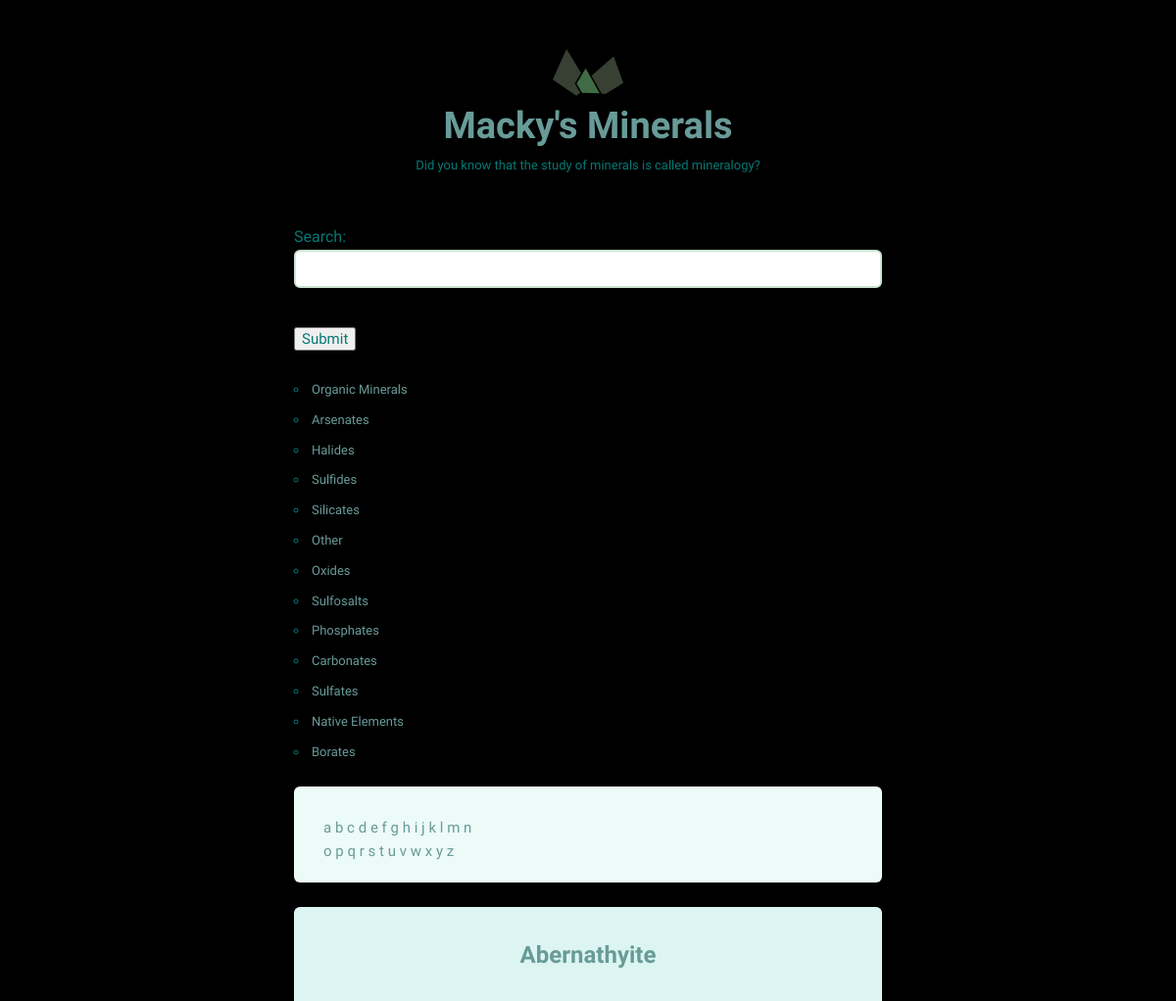
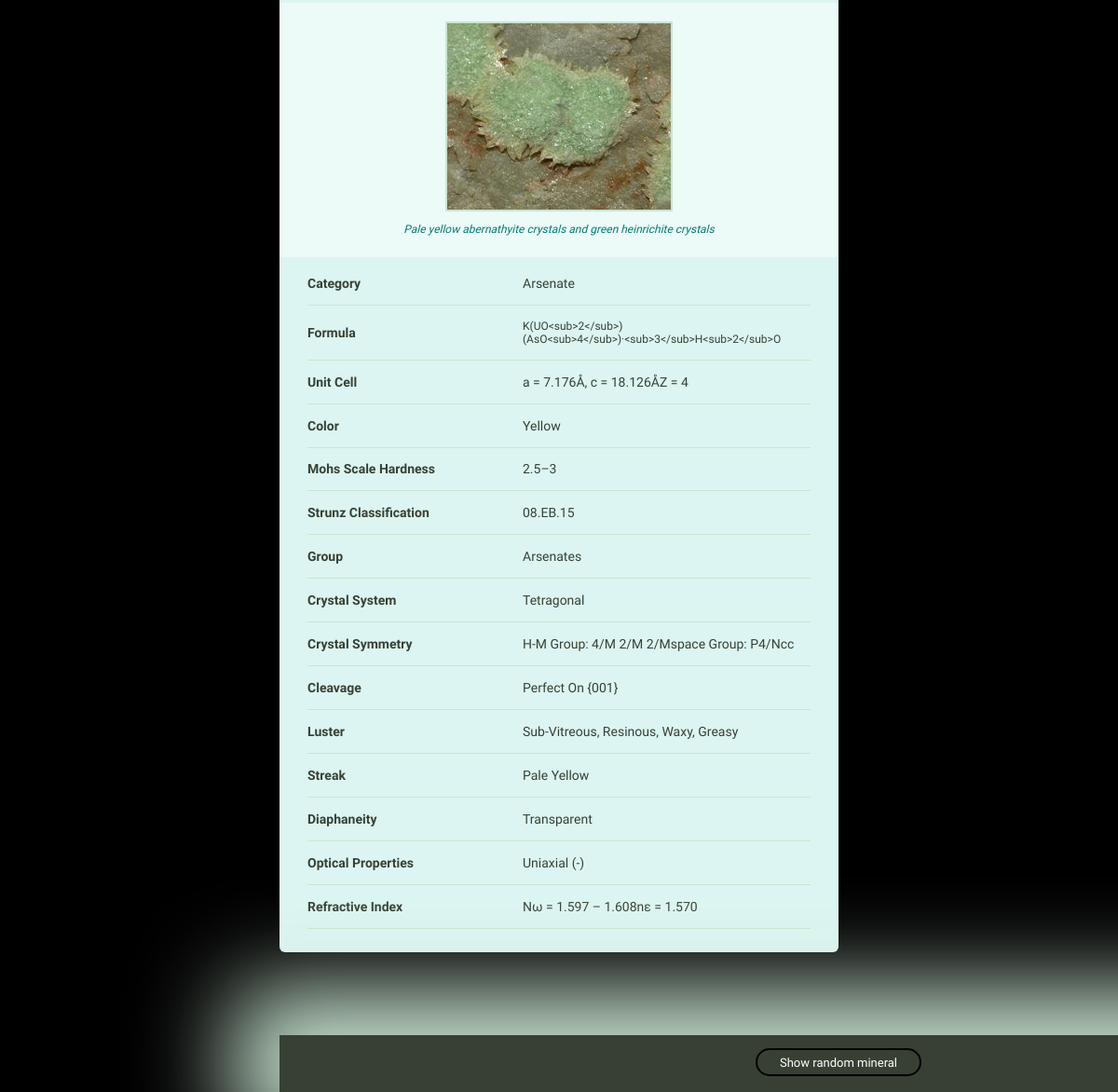
The page /detail/2/ on the database its author committed (2 pictures, top to bottom).
### minerals/models.py (models this page shows, shortened)
class Mineral(models.Model):
    name = models.CharField(max_length=500)
    image_filename = models.CharField(max_length=500)
    image_caption = models.CharField(max_length=500)
    category = models.CharField(max_length=500)
    formula = models.CharField(max_length=500)
    strunz_classification = models.CharField(max_length=500)
    color = models.CharField(max_length=500)
    crystal_system = models.CharField(max_length=500)
    unit_cell = models.CharField(max_length=500)
    crystal_symmetry = models.CharField(max_length=500)
    cleavage = models.CharField(max_length=500)
    mohs_scale_hardness = models.CharField(max_length=500)
    luster = models.CharField(max_length=500)
    streak = models.CharField(max_length=500)
    diaphaneity = models.CharField(max_length=255)
    optical_properties = models.CharField(max_length=500)
    refractive_index = models.CharField(max_length=500)
    crystal_habit = models.CharField(max_length=500)
    specific_gravity = models.CharField(max_length=500)
    group = models.CharField(max_length=500)

### minerals/views.py (the view)
# urls.py: path('detail/<int:pk>/', views.mineral_detail, name='mineral_detail'),
def mineral_detail(request, pk):
    mineral = Mineral.objects.filter(pk=pk)
    if mineral.exists():
        return render(request, 'minerals/detail.html', {'mineral': mineral})
    else:
        raise Http404

### minerals/forms.py
class SearchForm(forms.Form):
    q = forms.CharField(label='Search')

### minerals/context_processors.py (called while the page is built)
def alphabet_grid(request):
    alphabet = [letter for letter in 'abcdefghijklmnopqrstuvwxyz']
    return {'alphabet': alphabet}

def search(request):
    form = forms.SearchForm()
    return {'form': form}

def group(request):
    groups = Mineral.objects.order_by().values('group').distinct()
    group_list = []
    for x in groups:
        group_list.append(x)
    return {'group_list': group_list}

### minerals/templates/minerals/detail.html (shortened to what this page needs)
{% extends "minerals/layout.html" %}
{% load static from staticfiles %}
{% block content %}
{% for min in mineral %}
<div class="grid-100 mineral__container">
  <h1 class="mineral__name">{{ min.name }}</h1>
  <div class="mineral__image-bg">
    <img class="mineral__image" src="{% static '/minerals/images/'%}{{ min.name }}.jpg">
    <p class="mineral__caption">{{ min.image_caption }}</p>
  </div>
<div>
  <div class="mineral__table-container">
    <table class="mineral__table">
      <tr>
        {% if min.category %}
        <td class="mineral__category">Category</td>
        <td>{{ min.category|title }}</td>
        {% endif %}
      </tr>
      <tr>
        {% if min.formula %}
        <td class="mineral__category">Formula</td>
        <td class="mineral__formula">{{ min.formula }}</td>
        {% endif %}
      </tr>
      <tr>
        {% if min.unit_cell %}
        <td class="mineral__category">Unit Cell</td>
        <td>{{ min.unit_cell }}</td>
        {% endif %}
      </tr>
      <tr>
        {% if min.color %}
        <td class="mineral__category">Color</td>
        <td>{{ min.color }}</td>
        {% endif %}
      </tr>
      <tr>
          {% if min.mohs_scale_hardness %}
        <td class="mineral__category">Mohs Scale Hardness</td>
        <td>{{ min.mohs_scale_hardness }}</td>
          {% endif %}
      </tr>
      <tr>
          {% if min.strunz_classification %}
        <td class="mineral__category">Strunz Classification</td>
        <td>{{ min.strunz_classification }}</td>
          {% endif %}
      </tr>
      <tr>
        {% if min.group %}
        <td class="mineral__category">Group</td>
        <td>{{ min.group }}</td>
        {% endif %}
      </tr>
      <tr>
        {% if min.crystal_system %}
        <td class="mineral__category">Crystal System</td>
        <td>{{ min.crystal_system|title }}</td>
        {% endif %}
      </tr>
      <tr>
        {% if min.crystal_symmetry %}
        <td class="mineral__category">Crystal Symmetry</td>
        <td>{{ min.crystal_symmetry|title }}</td>
        {% endif %}
      </tr>
      <tr>
        {% if min.cleavage %}
        <td class="mineral__category">Cleavage</td>
        <td>{{ min.cleavage|title }}</td>
        {% endif %}
      </tr>
      <tr>
        {% if min.luster %}
        <td class="mineral__category">Luster</td>
        <td>{{ min.luster|title }}</td>
        {% endif %}
      </tr>
      <tr>
        {% if min.streak %}
        <td class="mineral__category">Streak</td>
        <td>{{ min.streak|title }}</td>
        {% endif %}
      </tr>
      <tr>
        {% if min.diaphaneity %}
        <td class="mineral__category">Diaphaneity</td>
        <td>{{ min.diaphaneity|title }}</td>
        {% endif %}
      </tr>
      <tr>
        {% if min.optical_properties %}
        <td class="mineral__category">Optical Properties</td>
        <td>{{ min.optical_properties|title }}</td>
        {% endif %}
      </tr>
     <tr>
        {% if min.refractive_index %}
        <td class="mineral__category">Refractive Index</td>
        <td>{{ min.refractive_index|title }}</td>
        {% endif %}
      </tr>
    </table>
  </div>
</div>
</div>
{% endfor %}
{% endblock %}

### minerals/static/minerals/css/global.css (style rules this page uses)
html { font-family: sans-serif; -ms-text-size-adjust: 100%; -webkit-text-size-adjust: 100%; }
body { margin: 0; }
h1 { font-size: 2em; margin: 0.67em 0; }
img { border: 0; }
input { color: inherit; font: inherit; margin: 0; }
input { line-height: normal; }
table { border-collapse: collapse; border-spacing: 0; }
td, th { padding: 0; }
html { font-size: 62.5%; }
body { background-color: #000000; font-size: 1.5em; line-height: 1.6; font-weight: 400; font-family: "Cousine"; color: #067873; }
.grid, .grid-5, .grid-10, .grid-15, .grid-20, .grid-25, .grid-30, .grid-33, .grid-35, .grid-40, .grid-45, .grid-50, .grid-55, .grid-60, .grid-65, .grid-66, .grid-70, .grid-75, .grid-80, .grid-90, .grid-95, .grid-100 { float: left; box-sizing: border-box; position: relative; }
.grid-100 { width: 100%; }
h1, h2, h3, h4, h5, h6 { margin-top: 0; margin-bottom: 2rem; font-weight: bold; font-family: "Work Sans", sans-serif; color: #689b98; }
h1 { font-size: 3.8rem; }
@media (min-width: 550px) { h1 { font-size: 3.8rem; } }
p { margin-top: 0; font-size: 1.6rem; }
input[type="text"] { background: #fff; width: 100%; color: #666; border-radius: 6px; border: 2px solid #CAE5D2; padding: 9px 15px 10px 15px; margin-bottom: 15px; outline: none; box-sizing: border-box; font-size: 1.4rem; font-family: "Work Sans", sans-serif; -webkit-appearance: none; -moz-appearance: none; appearance: none; -webkit-transition: 0.2s; -moz-transition: 0.2s; -ms-transition: 0.2s; -o-transition: 0.2s; transition: 0.2s; }
th, td { padding: 15px; text-align: left; border-bottom: 1px solid #e1e1e1; }
th:first-child, td:first-child { padding-left: 0; }
th:last-child, td:last-child { padding-right: 0; }
input { margin-bottom: 1.5rem; }
table, p, ul { margin-bottom: 2.5rem; }
.mineral__container { background-color: #dcf5f2; border-radius: 6px; list-style: none; padding: 0; text-align: center; }
.mineral__name { display: block; width: 100%; margin: 0; font-size: 24px; padding: 30px 0 30px 0; }
.mineral__image { display: block; margin: 0 auto; border: solid 2px #CAE5D2; }
.mineral__image-bg { background-color: #ecfaf8; padding: 20px 0; }
.mineral__caption { font-size: 12px; font-style: italic; padding: 10px 0 0 0; margin: 0; }
.mineral__table { font-size: 14px; color: #384033; }
.mineral__table td { border-color: #CAE5D2; }
.mineral__table-container { padding: 5px 30px 0; }
.mineral__category { font-weight: bold; width: 40%; }
.mineral__formula { font-size: 12px; }

### rows shown on the page
Mineral: name "Abernathyite", name (picture), image_caption "Pale yellow abernathyite crystals and green heinrichite crystals", category "Arsenate", formula "K(UO<sub>2</sub>)(AsO<sub>4</sub>)·<sub>3</sub>H<sub>2</sub>O", unit_cell "a = 7.176Å, c = 18.126ÅZ = 4", color "Yellow", mohs_scale_hardness "2.5–3", strunz_classification "08.EB.15", group "Arsenates", crystal_system "Tetragonal", crystal_symmetry "H-M Group: 4/M 2/M 2/Mspace Group: P4/Ncc", cleavage "Perfect On {001}", luster "Sub-Vitreous, Resinous, Waxy, Greasy", streak "Pale Yellow", diaphaneity "Transparent", optical_properties "Uniaxial (-)", refractive_index "Nω = 1.597 – 1.608nε = 1.570"

### other values the page prints
{{ group.group }} "Organic Minerals" "Arsenates" "Halides" "Sulfides" "Silicates" "Other" "Oxides" "Sulfosalts" "Phosphates" "Carbonates" "Sulfates" "Native Elements" "Borates"
{{ letter }} "a" "b" "c" "d" "e" "f" "g" "h" "i" "j" "k" "l" "m" "n" "o" "p" "q" "r" "s" "t" "u" "v" "w" "x" "y" "z"
